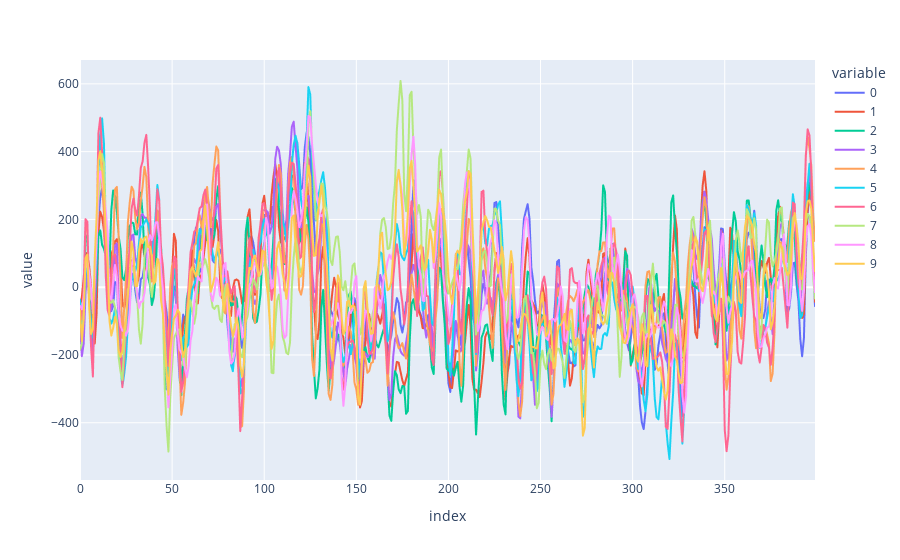
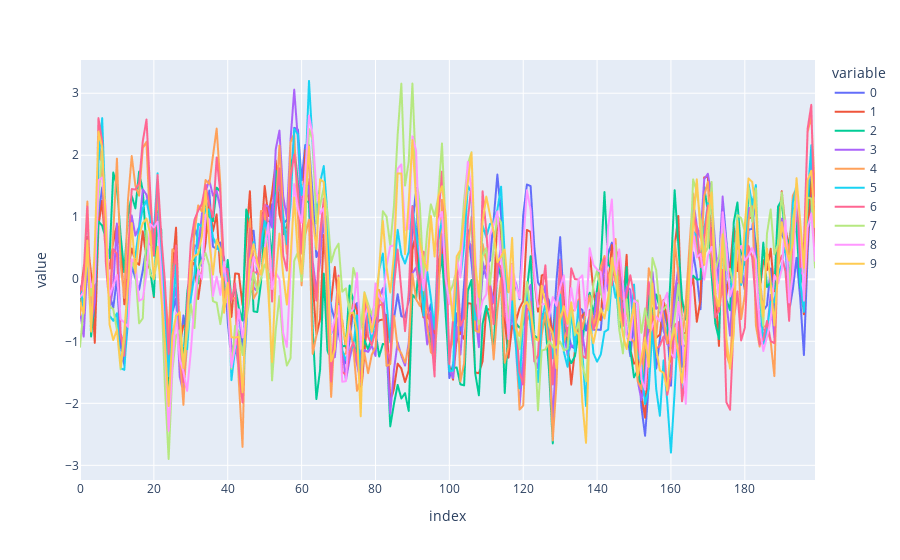

The notebook cell saved with these charts, in order:
### Code cell
X_train, y_train, X_test, y_test = UCR_UEA_datasets().load_dataset("HandMovementDirection")
import plotly.express as px
print(X_train.shape)
idx = 20
fig = px.line(X_train[idx])
fig.show()
X_train, X_test = normalize_streams(X_train, X_test)
print(X_train.shape)
fig = px.line(X_train[idx])
fig.show()

### Figure 1 — Plotly figure (JSON) as saved in the notebook; plotly's stock layout.template omitted (floating-point values rounded to 4 significant figures; data arrays with more than 128 entries replaced by an {"elided": "..."} marker saying what was removed)
{"data": [{"hovertemplate": "variable=0<br>index=%{x}<br>value=%{y}<extra></extra>", "legendgroup": "0", "line": {"color": "#636efa", "dash": "solid"}, "marker": {"symbol": "circle"}, "mode": "lines", "name": "0", "showlegend": true, "type": "scattergl", "x": {"elided": "400 int values"}, "xaxis": "x", "y": {"elided": "400 float values"}, "yaxis": "y"}, {"hovertemplate": "variable=1<br>index=%{x}<br>value=%{y}<extra></extra>", "legendgroup": "1", "line": {"color": "#EF553B", "dash": "solid"}, "marker": {"symbol": "circle"}, "mode": "lines", "name": "1", "showlegend": true, "type": "scattergl", "x": {"elided": "400 int values"}, "xaxis": "x", "y": {"elided": "400 float values"}, "yaxis": "y"}, {"hovertemplate": "variable=2<br>index=%{x}<br>value=%{y}<extra></extra>", "legendgroup": "2", "line": {"color": "#00cc96", "dash": "solid"}, "marker": {"symbol": "circle"}, "mode": "lines", "name": "2", "showlegend": true, "type": "scattergl", "x": {"elided": "400 int values"}, "xaxis": "x", "y": {"elided": "400 float values"}, "yaxis": "y"}, {"hovertemplate": "variable=3<br>index=%{x}<br>value=%{y}<extra></extra>", "legendgroup": "3", "line": {"color": "#ab63fa", "dash": "solid"}, "marker": {"symbol": "circle"}, "mode": "lines", "name": "3", "showlegend": true, "type": "scattergl", "x": {"elided": "400 int values"}, "xaxis": "x", "y": {"elided": "400 float values"}, "yaxis": "y"}, {"hovertemplate": "variable=4<br>index=%{x}<br>value=%{y}<extra></extra>", "legendgroup": "4", "line": {"color": "#FFA15A", "dash": "solid"}, "marker": {"symbol": "circle"}, "mode": "lines", "name": "4", "showlegend": true, "type": "scattergl", "x": {"elided": "400 int values"}, "xaxis": "x", "y": {"elided": "400 float values"}, "yaxis": "y"}, {"hovertemplate": "variable=5<br>index=%{x}<br>value=%{y}<extra></extra>", "legendgroup": "5", "line": {"color": "#19d3f3", "dash": "solid"}, "marker": {"symbol": "circle"}, "mode": "lines", "name": "5", "showlegend": true, "type": "scattergl", "x": {"elided": "400 int values"}, "xaxis": "x", "y": {"elided": "400 float values"}, "yaxis": "y"}, {"hovertemplate": "variable=6<br>index=%{x}<br>value=%{y}<extra></extra>", "legendgroup": "6", "line": {"color": "#FF6692", "dash": "solid"}, "marker": {"symbol": "circle"}, "mode": "lines", "name": "6", "showlegend": true, "type": "scattergl", "x": {"elided": "400 int values"}, "xaxis": "x", "y": {"elided": "400 float values"}, "yaxis": "y"}, {"hovertemplate": "variable=7<br>index=%{x}<br>value=%{y}<extra></extra>", "legendgroup": "7", "line": {"color": "#B6E880", "dash": "solid"}, "marker": {"symbol": "circle"}, "mode": "lines", "name": "7", "showlegend": true, "type": "scattergl", "x": {"elided": "400 int values"}, "xaxis": "x", "y": {"elided": "400 float values"}, "yaxis": "y"}, {"hovertemplate": "variable=8<br>index=%{x}<br>value=%{y}<extra></extra>", "legendgroup": "8", "line": {"color": "#FF97FF", "dash": "solid"}, "marker": {"symbol": "circle"}, "mode": "lines", "name": "8", "showlegend": true, "type": "scattergl", "x": {"elided": "400 int values"}, "xaxis": "x", "y": {"elided": "400 float values"}, "yaxis": "y"}, {"hovertemplate": "variable=9<br>index=%{x}<br>value=%{y}<extra></extra>", "legendgroup": "9", "line": {"color": "#FECB52", "dash": "solid"}, "marker": {"symbol": "circle"}, "mode": "lines", "name": "9", "showlegend": true, "type": "scattergl", "x": {"elided": "400 int values"}, "xaxis": "x", "y": {"elided": "400 float values"}, "yaxis": "y"}], "layout": {"legend": {"title": {"text": "variable"}, "tracegroupgap": 0}, "margin": {"t": 60}, "xaxis": {"anchor": "y", "domain": [0, 1], "title": {"text": "index"}}, "yaxis": {"anchor": "x", "domain": [0, 1], "title": {"text": "value"}}}}

### Figure 2 — Plotly figure (JSON) as saved in the notebook; plotly's stock layout.template omitted (floating-point values rounded to 4 significant figures; data arrays with more than 128 entries replaced by an {"elided": "..."} marker saying what was removed)
{"data": [{"hovertemplate": "variable=0<br>index=%{x}<br>value=%{y}<extra></extra>", "legendgroup": "0", "line": {"color": "#636efa", "dash": "solid"}, "marker": {"symbol": "circle"}, "mode": "lines", "name": "0", "showlegend": true, "type": "scattergl", "x": {"elided": "200 int values"}, "xaxis": "x", "y": {"elided": "200 float values"}, "yaxis": "y"}, {"hovertemplate": "variable=1<br>index=%{x}<br>value=%{y}<extra></extra>", "legendgroup": "1", "line": {"color": "#EF553B", "dash": "solid"}, "marker": {"symbol": "circle"}, "mode": "lines", "name": "1", "showlegend": true, "type": "scattergl", "x": {"elided": "200 int values"}, "xaxis": "x", "y": {"elided": "200 float values"}, "yaxis": "y"}, {"hovertemplate": "variable=2<br>index=%{x}<br>value=%{y}<extra></extra>", "legendgroup": "2", "line": {"color": "#00cc96", "dash": "solid"}, "marker": {"symbol": "circle"}, "mode": "lines", "name": "2", "showlegend": true, "type": "scattergl", "x": {"elided": "200 int values"}, "xaxis": "x", "y": {"elided": "200 float values"}, "yaxis": "y"}, {"hovertemplate": "variable=3<br>index=%{x}<br>value=%{y}<extra></extra>", "legendgroup": "3", "line": {"color": "#ab63fa", "dash": "solid"}, "marker": {"symbol": "circle"}, "mode": "lines", "name": "3", "showlegend": true, "type": "scattergl", "x": {"elided": "200 int values"}, "xaxis": "x", "y": {"elided": "200 float values"}, "yaxis": "y"}, {"hovertemplate": "variable=4<br>index=%{x}<br>value=%{y}<extra></extra>", "legendgroup": "4", "line": {"color": "#FFA15A", "dash": "solid"}, "marker": {"symbol": "circle"}, "mode": "lines", "name": "4", "showlegend": true, "type": "scattergl", "x": {"elided": "200 int values"}, "xaxis": "x", "y": {"elided": "200 float values"}, "yaxis": "y"}, {"hovertemplate": "variable=5<br>index=%{x}<br>value=%{y}<extra></extra>", "legendgroup": "5", "line": {"color": "#19d3f3", "dash": "solid"}, "marker": {"symbol": "circle"}, "mode": "lines", "name": "5", "showlegend": true, "type": "scattergl", "x": {"elided": "200 int values"}, "xaxis": "x", "y": {"elided": "200 float values"}, "yaxis": "y"}, {"hovertemplate": "variable=6<br>index=%{x}<br>value=%{y}<extra></extra>", "legendgroup": "6", "line": {"color": "#FF6692", "dash": "solid"}, "marker": {"symbol": "circle"}, "mode": "lines", "name": "6", "showlegend": true, "type": "scattergl", "x": {"elided": "200 int values"}, "xaxis": "x", "y": {"elided": "200 float values"}, "yaxis": "y"}, {"hovertemplate": "variable=7<br>index=%{x}<br>value=%{y}<extra></extra>", "legendgroup": "7", "line": {"color": "#B6E880", "dash": "solid"}, "marker": {"symbol": "circle"}, "mode": "lines", "name": "7", "showlegend": true, "type": "scattergl", "x": {"elided": "200 int values"}, "xaxis": "x", "y": {"elided": "200 float values"}, "yaxis": "y"}, {"hovertemplate": "variable=8<br>index=%{x}<br>value=%{y}<extra></extra>", "legendgroup": "8", "line": {"color": "#FF97FF", "dash": "solid"}, "marker": {"symbol": "circle"}, "mode": "lines", "name": "8", "showlegend": true, "type": "scattergl", "x": {"elided": "200 int values"}, "xaxis": "x", "y": {"elided": "200 float values"}, "yaxis": "y"}, {"hovertemplate": "variable=9<br>index=%{x}<br>value=%{y}<extra></extra>", "legendgroup": "9", "line": {"color": "#FECB52", "dash": "solid"}, "marker": {"symbol": "circle"}, "mode": "lines", "name": "9", "showlegend": true, "type": "scattergl", "x": {"elided": "200 int values"}, "xaxis": "x", "y": {"elided": "200 float values"}, "yaxis": "y"}], "layout": {"legend": {"title": {"text": "variable"}, "tracegroupgap": 0}, "margin": {"t": 60}, "xaxis": {"anchor": "y", "domain": [0, 1], "title": {"text": "index"}}, "yaxis": {"anchor": "x", "domain": [0, 1], "title": {"text": "value"}}}}
